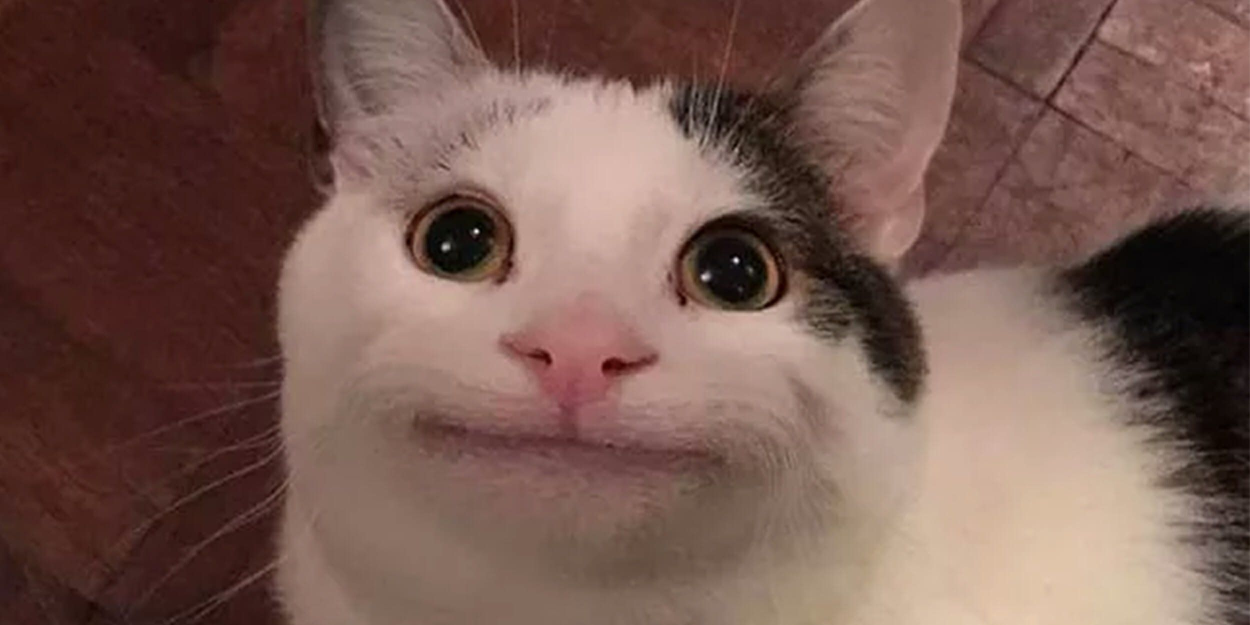
#> input picture cat.jpg, 2500 x 1250 px (shown at 1/2 size)
$ python -i opencv_back.py   (imports and definitions only)   (older library calls are emulated)
#> lines starting #> are read from the running program, lines starting #| are printed output that depends on the picture; after the words box and inside, x2 and y2 are one past the last pixel; in counts of white or black regions, pixels touching at a corner belong together
"""
Backend for the GUI app:
    - Converting the Image colors

"""

import cv2
import numpy as np
import math
import skimage

MIN_BRIGHTNESS= 255
MIN_contrast = 127

MAX_BRIGHTNESS = 510
MAX_contrast = 254

def read_img(path):
    """return the read image"""
#> called with path = 'cat.jpg'

    return cv2.imread(path)
#> returned value is the input picture: shape (1250, 2500, 3); mean B, G, R 80.6, 89.2, 119.1

# [164 lines left out: functions test, conv_grey, controller, histogram_eq, random_noise, s_and_p and 7 more, not called in this run]

def circle_hough(img_path):
    # reading
    img = read_img(img_path)

    gray = cv2.cvtColor(img, cv2.COLOR_BGR2GRAY)
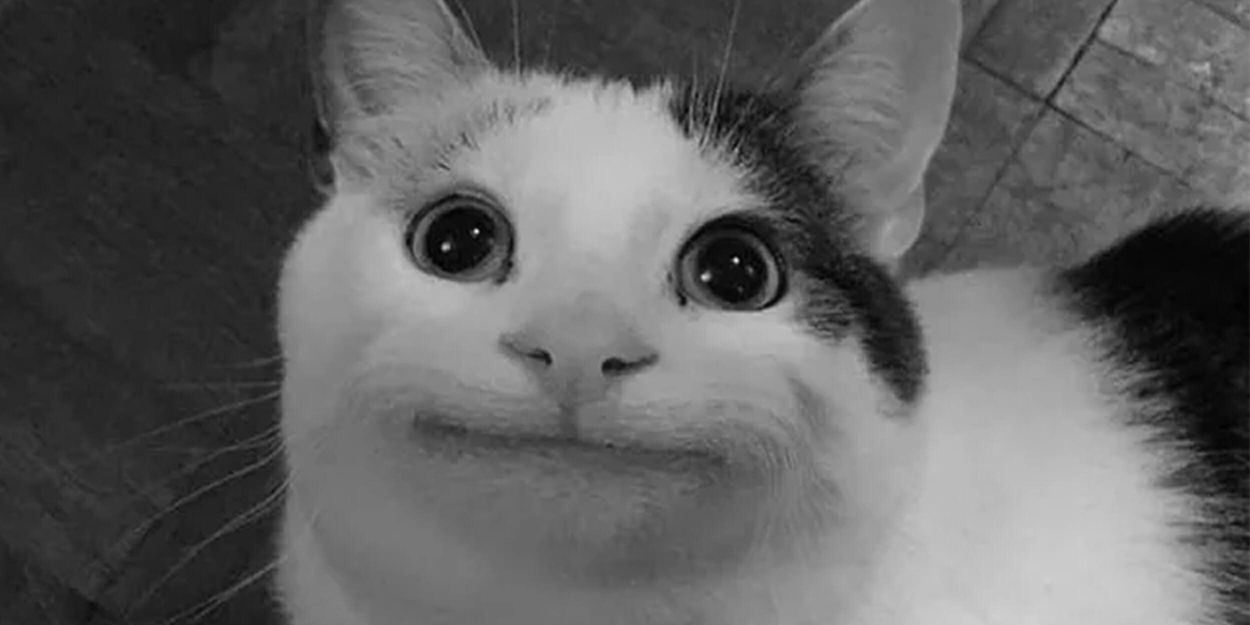
#> gray: shape (1250, 2500) (shown at 1/2 size); min 0, max 248, mean 97.1

    gray = cv2.medianBlur(gray, 5)

    cimg = cv2.cvtColor(gray, cv2.COLOR_GRAY2BGR)

    circles = cv2.HoughCircles(gray, cv2.HOUGH_GRADIENT, 1,120, param1=100, param2=30, minRadius=0, maxRadius=0)
#> circles = [[927.5, 493.5, 101.5], [1481.5, 537.5, 117], [1435.5, 225.5, 51.5], [1268.5, 139.5, 178.3], [1691.5, 424.5, 245.4], [1529.5, 315.5, 54.9]]

    if circles is not None:
        circles = np.uint16(np.around(circles))
#> circles = [[928, 494, 102], [1482, 538, 117], [1436, 226, 52], [1268, 140, 178], [1692, 424, 245], [1530, 316, 55]]
        for i in circles[0, :]:
            # outer circle
            cv2.circle(img, (i[0], i[1]), i[2], (0,255,0), 2)

            # center of the circle
            cv2.circle(img, (i[0], i[1]), 2, (0,0,255), 3)
#> this loop made 6 passes
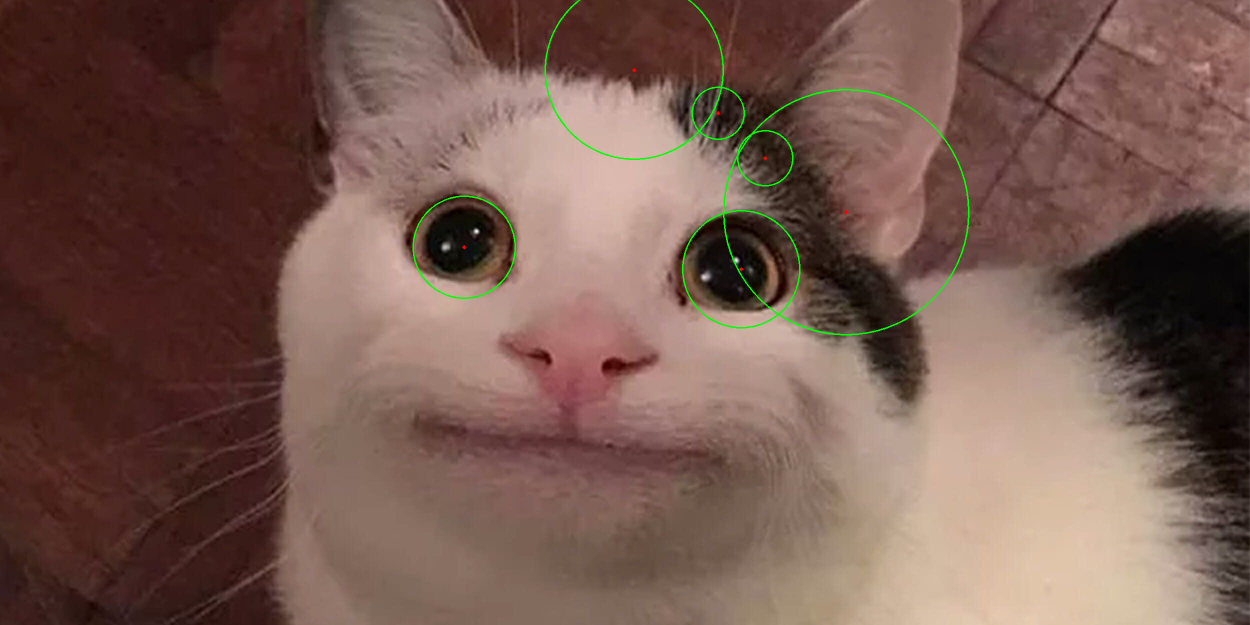
#> img: shape (1250, 2500, 3) (shown at 1/2 size); 0.43% of pixels changed, all inside (x1, y1, x2, y2) = (825, 0, 1939, 671)


    return img


# [76 lines left out: functions line_hough, erosion, dilation, open_, close_, not called in this run]

# [8 lines of commented-out code are left out]

>>> result = circle_hough('cat.jpg')
